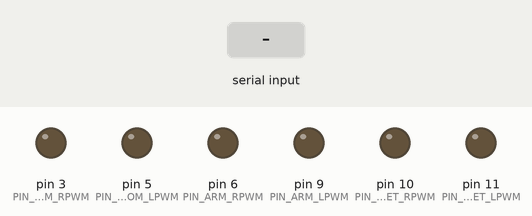
This sketch was run on a simulated Arduino Uno, built with avr-gcc and run on an emulated ATmega328P. On the bench: output pins drawn as LEDs (lit = HIGH). Inputs (shaded band) come from the test bench. What the sketch prints to the serial monitor is not drawn.

Above: at 1.2 s.
1.3 s: "i" received over Serial
At 2.5 s:
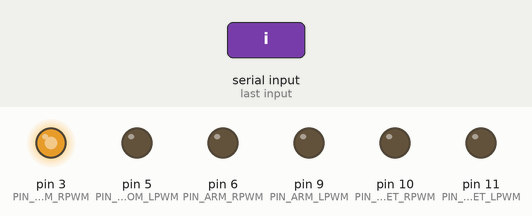
2.8 s: "k" received over Serial
At 3.9 s:
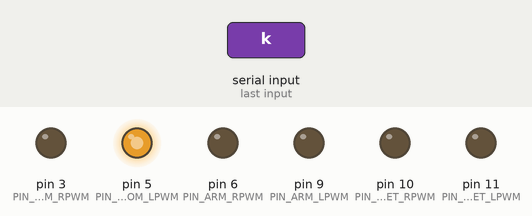
4.3 s: "w" received over Serial
At 5.0 s:
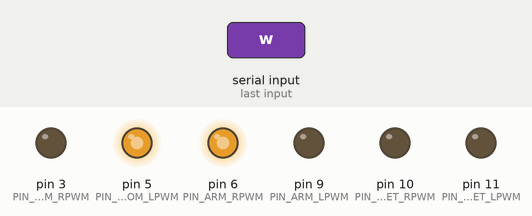
5.8 s: "I" received over Serial
At 6.2 s:
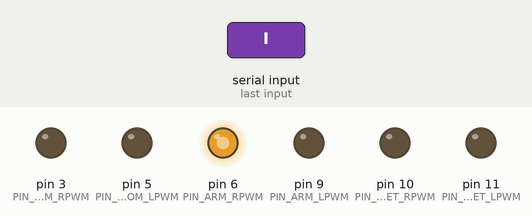
7.3 s: "s" received over Serial
At 8.5 s:
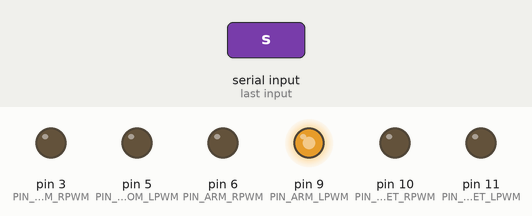
8.8 s: "l" received over Serial
At 9.6 s:
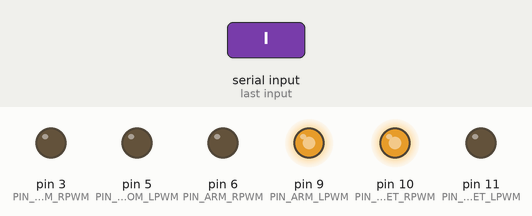
Timing chart, 0 to 11.3 s (numbered marks = the images above; inputs shaded):
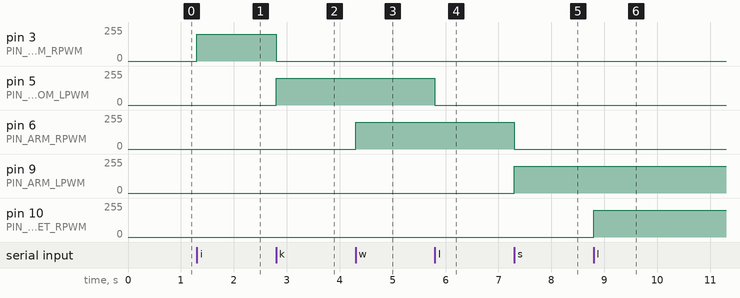

The sketch:

excavator_control_arduino.ino
```cpp
/*
 * 캡톤 프로젝트: 3-액추에이터 제어 (직관적인 1:1 키매핑)
 * - Python과 연동
 * - Go(소문자), Stop(대문자) 명령 수신
 */

// --- 핀 설정 (이전과 동일) ---
// 붐 (Boom): 핀 3, 5
constexpr uint8_t PIN_BOOM_RPWM = 3;
constexpr uint8_t PIN_BOOM_LPWM = 5;

// 암 (Arm): 핀 6, 9
constexpr uint8_t PIN_ARM_RPWM = 6;
constexpr uint8_t PIN_ARM_LPWM = 9;

// 버킷 (Bucket): 핀 10, 11
constexpr uint8_t PIN_BUCKET_RPWM = 10;
constexpr uint8_t PIN_BUCKET_LPWM = 11;

// 속도 (0~255)
constexpr uint8_t PWM_MAX = 200;

// --- 헬퍼 함수: 드라이버 제어 ---
void drive(int pinPwm, int pinLow, int speed) {
  digitalWrite(pinLow, LOW);
  analogWrite(pinPwm, speed);
}
void stop(int pin1, int pin2) {
  digitalWrite(pin1, LOW);
  digitalWrite(pin2, LOW);
}

void setup() {
  // 6개 핀 모두 OUTPUT으로 설정
  pinMode(PIN_BOOM_RPWM, OUTPUT);
  pinMode(PIN_BOOM_LPWM, OUTPUT);
  pinMode(PIN_ARM_RPWM, OUTPUT);
  pinMode(PIN_ARM_LPWM, OUTPUT);
  pinMode(PIN_BUCKET_RPWM, OUTPUT);
  pinMode(PIN_BUCKET_LPWM, OUTPUT);

  // 모든 액추에이터 정지 상태로 시작
  stop(PIN_BOOM_RPWM, PIN_BOOM_LPWM);
  stop(PIN_ARM_RPWM, PIN_ARM_LPWM);
  stop(PIN_BUCKET_RPWM, PIN_BUCKET_LPWM);

  Serial.begin(9600);
  Serial.println("1:1 키매핑 제어 대기 중...");
}

void loop() {
  if (Serial.available()) {
    char cmd = Serial.read(); // 파이썬에서 보낸 명령 읽기

    // ※주의: 실제 동작이 반대라면 drive() 함수의 핀 순서를 서로 바꾸세요.
    switch (cmd) {
      // === 붐 (i/k) ===
      case 'i': // 'I' (붐 내림)
        drive(PIN_BOOM_RPWM, PIN_BOOM_LPWM, PWM_MAX);
        break;
      case 'k': // 'K' (붐 올림)
        drive(PIN_BOOM_LPWM, PIN_BOOM_RPWM, PWM_MAX);
        break;
      case 'I': // 붐 정지 (i 뗌)
      case 'K': // 붐 정지 (k 뗌)
        stop(PIN_BOOM_RPWM, PIN_BOOM_LPWM);
        break;

      // === 암 (w/s) ===
      case 'w': // 'W' (암 펼침)
        drive(PIN_ARM_RPWM, PIN_ARM_LPWM, PWM_MAX);
        break;
      case 's': // 'S' (암 오므림)
        drive(PIN_ARM_LPWM, PIN_ARM_RPWM, PWM_MAX);
        break;
      case 'W': // 암 정지 (w 뗌)
      case 'S': // 암 정지 (s 뗌)
        stop(PIN_ARM_RPWM, PIN_ARM_LPWM);
        break;

      // === 버킷 (j/l) ===
      case 'l': // 'L' (버킷 펼침)
        drive(PIN_BUCKET_RPWM, PIN_BUCKET_LPWM, PWM_MAX);
        break;
      case 'j': // 'J' (버킷 접기)
        drive(PIN_BUCKET_LPWM, PIN_BUCKET_RPWM, PWM_MAX);
        break;
      case 'L': // 버킷 정지 (l 뗌)
      case 'J': // 버킷 정지 (j 뗌)
        stop(PIN_BUCKET_RPWM, PIN_BUCKET_LPWM);
        break;
    }
  }
}
```

Measured:
- after the input at 1.3 s, pin 3 (PIN_BOOM_RPWM): 0/255 → 200/255 at once
- after the input at 2.8 s, pin 3 (PIN_BOOM_RPWM): 200/255 → 0/255 at once; pin 5 (PIN_BOOM_LPWM): 0/255 → 200/255 at once
- after the input at 4.3 s, pin 6 (PIN_ARM_RPWM): 0/255 → 200/255 at once
- after the input at 5.8 s, pin 5 (PIN_BOOM_LPWM): 200/255 → 0/255 at once
- after the input at 7.3 s, pin 6 (PIN_ARM_RPWM): 200/255 → 0/255 at once; pin 9 (PIN_ARM_LPWM): 0/255 → 200/255 at once
- after the input at 8.8 s, pin 10 (PIN_BUCKET_RPWM): 0/255 → 200/255 at once
